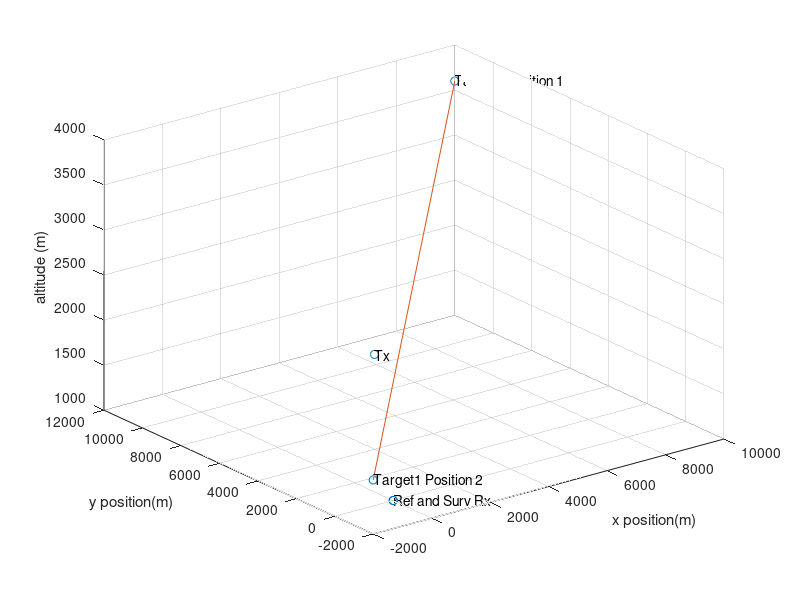

The MATLAB script that drew this image:
clear
% Define the points and their names
x = [0, 0, 6440, 10000, -2000];
y = [1, 0, 10760, 12000,-2000];
z = [1000,1000, 1000, 3600, 1600];

% Plot the points with their names
plot3(x, y, z, 'o')

% Add labels to the first two points

% Connect the last two points with a line
hold on
line([x(4), x(5)], [y(4), y(5)], [z(4), z(5)])


text(x(1), y(1), z(1), 'Ref and Surv Rx') 
text(x(3), y(3), z(3), 'Tx') 
text(x(4), y(4), z(4), 'Target1 Position 1') 
text(x(5), y(5), z(5), 'Target1 Position 2') 


% Add labels and grid
grid on
xlabel('x position(m)')
ylabel('y position(m)')
zlabel('altitude (m)')

